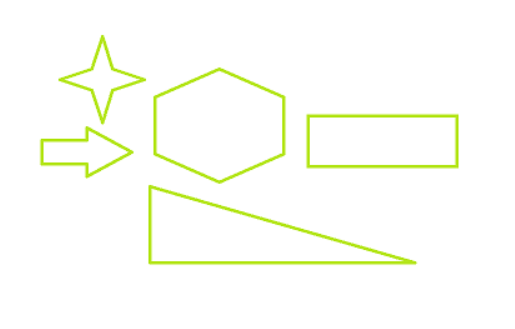
#> input picture Lab 5/Feature Detection and Description/Detect corner of an image/corner1.png, 515 x 329 px
$ jupyter execute 'Corner Detection.ipynb'
#> lines starting #> are read from the running program, lines starting #| are printed output that depends on the picture; after the words box and inside, x2 and y2 are one past the last pixel; in counts of white or black regions, pixels touching at a corner belong together
## <b> Python | Detect corner of an image using OpenCV<b>

### Step 1: Import Libraries

[cell 1]
import numpy as np
import cv2
from matplotlib import pyplot as plt

### Step 2: Load and Preprocess the Image

[cell 2]
img = cv2.imread('corner1.png')
#> img is the input picture: shape (329, 515, 3); mean B, G, R 246.5, 254, 252.2
gray = cv2.cvtColor(img, cv2.COLOR_BGR2GRAY)
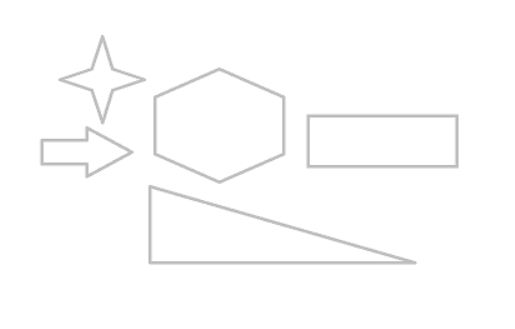
#> gray: shape (329, 515); min 183, max 255, mean 252.6

### Step 3: Detect Corners

[cell 3]
corners = cv2.goodFeaturesToTrack(
    gray,
    maxCorners=27,
    qualityLevel=0.01,
    minDistance=10,
    blockSize=3,
    useHarrisDetector=False,
    k=0.04
)
#> corners = 27 rows, first 8: [102, 35], [145, 79], [59, 79], [89, 172], [102, 123], [89, 131], [310, 118], [415, 262]

### Step 4: Draw and Display Results

[cell 4]
corners = np.intp(corners)  # Convert to integer coords
for corner in corners:
    x, y = corner.ravel()
    cv2.circle(img, (x, y), radius=3, color=(0, 255, 0), thickness=-1)
#> this loop made 27 passes
#> (x, y) on passes 1 to 12: (102, 35), (145, 79), (59, 79), (89, 172), (102, 123), (89, 131), (310, 118), (415, 262), (44, 161), (310, 164), (126, 152), (457, 115)
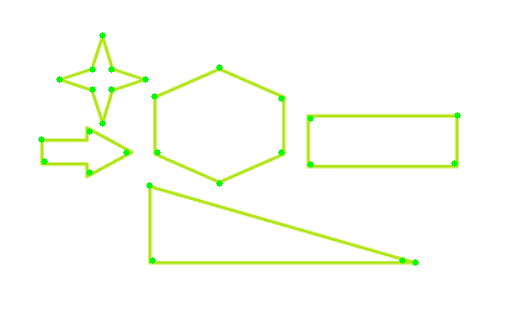
#> img: shape (329, 515, 3); 0.46% of pixels changed, all inside (x1, y1, x2, y2) = (38, 32, 461, 266)

plt.imshow(cv2.cvtColor(img, cv2.COLOR_BGR2RGB))
plt.title('Corners Detected')
plt.axis('off')
plt.show()
